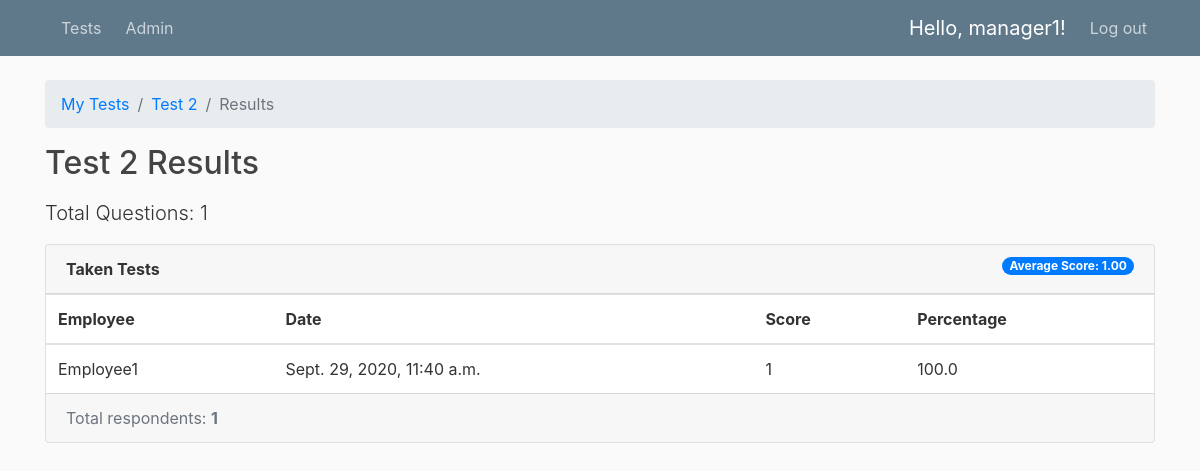
Page /managers/test/2/results/ (signed in) on the committed database.
### tests/models.py (models this page shows, shortened)
class User(AbstractUser):
	is_employee = models.BooleanField(default=False)
	is_manager = models.BooleanField(default=False)

class Test(models.Model):
	owner = models.ForeignKey(User, on_delete=models.CASCADE, related_name='tests')
	name = models.CharField(max_length=255)
	start_date = models.DateTimeField('Start date', null=True)
	end_date = models.DateTimeField('End date', null=True)

class TakenTest(models.Model):
	employee = models.ForeignKey(Employee, on_delete=models.CASCADE, related_name='taken_tests')
	test = models.ForeignKey(Test, on_delete=models.CASCADE, related_name='taken_tests')
	score = models.IntegerField()
	percentage = models.FloatField()
	date = models.DateTimeField(auto_now_add=True)

class Employee(models.Model):
	user = models.OneToOneField(User, on_delete=models.CASCADE, primary_key=True)
	tests = models.ManyToManyField(Test, through='TakenTest')
	score = models.IntegerField(default=0)

### tests/views/managers.py (the view)
# urls.py: path('test/<int:pk>/results/', managers.TestResultsView.as_view(), name='test_results'),
@method_decorator([login_required, manager_required], name='dispatch')
class TestResultsView(DetailView):
    model = Test
    context_object_name = 'test'
    template_name = 'tests/managers/test_results.html'
    def get_context_data(self, **kwargs):
        test = self.get_object()
        taken_tests = test.taken_tests.select_related('employee__user').order_by('-date')
        total_taken_tests = taken_tests.count()
        test_score = test.taken_tests.aggregate(average_score=Avg('score'))
        extra_context = {
            'taken_tests': taken_tests,
            'total_taken_tests': total_taken_tests,
            'test_score': test_score,
            'total_questions':test.questions.count()
        }
        kwargs.update(extra_context)
        return super().get_context_data(**kwargs)
    def get_queryset(self):
        return self.request.user.tests.all()

### tests/templates/tests/managers/test_results.html
{% extends 'base.html' %}
{% load crispy_forms_tags humanize %}
{% block content %}
  <nav aria-label="breadcrumb">
    <ol class="breadcrumb">
      <li class="breadcrumb-item"><a href="{% url 'managers:test_change_list' %}">My Tests</a></li>
      <li class="breadcrumb-item"><a href="{% url 'managers:test_change' test.pk %}">{{ test.name }}</a></li>
      <li class="breadcrumb-item active" aria-current="page">Results</li>
    </ol>
  </nav>
  <h2 class="mb-3">{{ test.name }} Results</h2>
  <p class="lead">Total Questions: {{total_questions}}</p>
  <div class="card">
    <div class="card-header">
      <strong>Taken Tests</strong>
      <span class="badge badge-pill badge-primary float-right">Average Score: {{ test_score.average_score|default_if_none:0.0|floatformat:2 }}</span>
    </div>
    <table class="table mb-0">
      <thead>
        <tr>
          <th>Employee</th>
          <th>Date</th>
          <th>Score</th>
          <th>Percentage</th>
        </tr>
      </thead>
      <tbody>
        {% for taken_test in taken_tests %}
          <tr>
            <td>{{ taken_test.employee.user.username }}</td>
            <td>{{ taken_test.date }}</td>
            <td>{{ taken_test.score }}</td>
            <td>{{ taken_test.percentage }}</td>
          </tr>
        {% endfor %}
      </tbody>
    </table>
    <div class="card-footer text-muted">
      Total respondents: <strong>{{ total_taken_tests }}</strong>
    </div>
  </div>
{% endblock %}

### templates/base.html (shortened to what this page needs)
{% load static %}
<!DOCTYPE html>
<html>
<head>
  <link rel="stylesheet" href="https://maxcdn.bootstrapcdn.com/bootstrap/4.0.0/css/bootstrap.min.css"
integrity="sha384-Gn5384xqQ1aoWXA+058RXPxPg6fy4IWvTNh0E263XmFcJlSAwiGgFAW/dAiS6JXm">
  <link rel="stylesheet" type="text/css" href="{% static 'tests/main.css' %}">
  <link href="{% static 'tests/js/jquery-ui-1.12.1/jquery-ui.min.css' %}" rel="stylesheet">
  <link href="{% static 'tests/js/jquery-ui-1.12.1/jquery-ui.structure.min.css' %}" rel="stylesheet">
  <link href="{% static 'tests/js/jquery-ui-1.12.1/jquery-ui.theme.min.css' %}" rel="stylesheet">
</head>
<body>
  <header class="site-header">
    <nav class="navbar navbar-expand-md navbar-dark bg-steel fixed-top">
      <div class="container">
        <a class="nav-item nav-link" style="color:#cbd5db" href="{% url 'home' %}">Tests</a>
        <div class="collapse navbar-collapse" id="navbarToggle">
          <div class="navbar-nav mr-auto">
            <a class="nav-item nav-link" href="{% url 'admin:index' %}">Admin</a>
          </div>
          <div class="navbar-nav">
            {% if user.is_authenticated %}
            <span class="navbar-brand">Hello, {{ user.username }}!</span>
            <a class="nav-item nav-link" href="{% url 'logout' %}">Log out</a>
            {% else %}
            <a class="nav-item nav-link" href="{% url 'login' %}">Log in</a>
            <a class="nav-item nav-link" href="{% url 'signup' %}">Sign up</a>
            {% endif %}
          </div>
        </div>
      </div>
    </nav>
  </header>
  <main role="main" class="container">
    {% block content %}{% endblock %}
  </main>
</body>
</html>

### tests/static/tests/main.css (style rules this page uses)
body { background: #fafafa; color: #333333; margin-top: 5rem; }
h1, h2, h3, h4, h5, h6 { color: #444444; }
.bg-steel { background-color: #5f788a; }
.site-header .navbar-nav .nav-link { color: #cbd5db; }

### rows in the picture
User: username "manager1"
Test: name "Test 2"
TakenTest: employee.user.username "Employee1", date "Sept. 29, 2020, 11:40 a.m.", score "1", percentage "100.0"

### other values in the picture
{{ total_questions }} "1"
{{ test_score.average_score|default_if_none:0.0|floatformat:2 }} "1.00"
{{ total_taken_tests }} "1"
